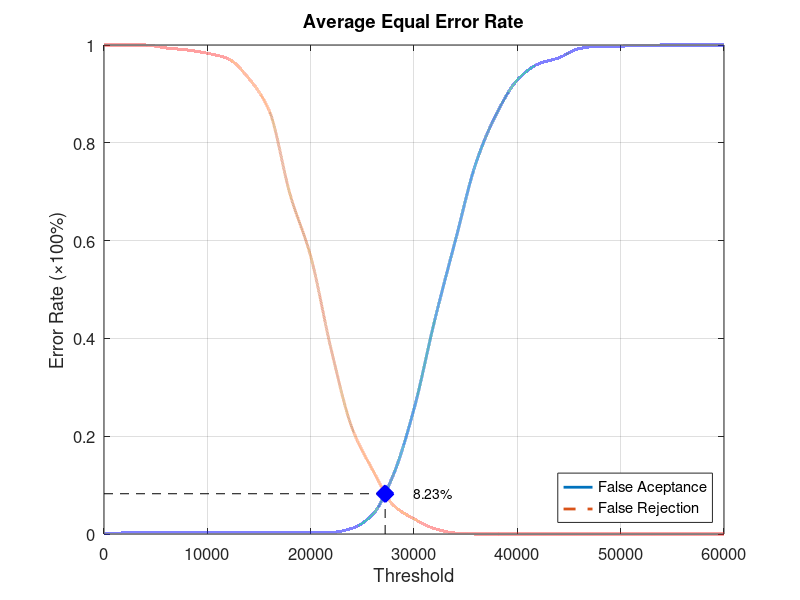
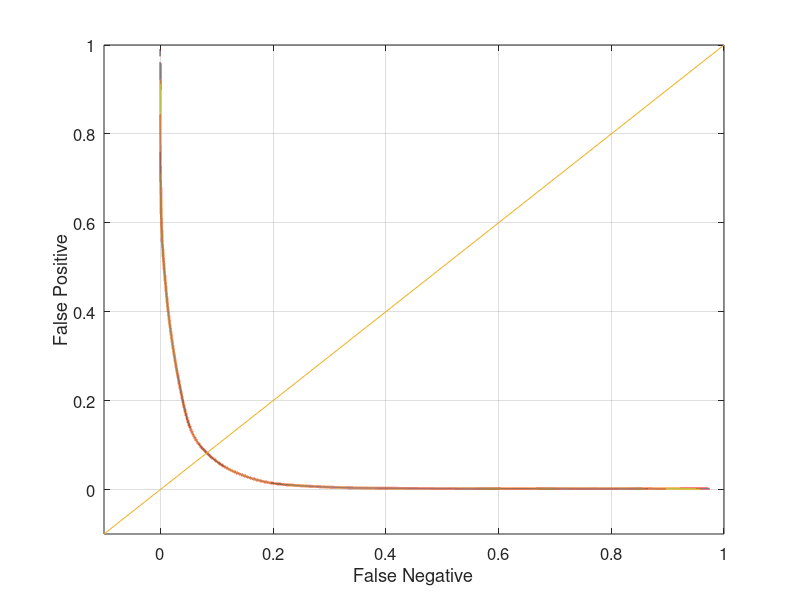

Write MATLAB code to recreate these figures, in order.
function yEER = Database2Average
close all;
clear;
clc;
x = 0:2000:60000;
xq = 0:0.5:60000;

y0 = [0 0.00210526 0.00210526 0.00210526 0.00210526 0.00210526 0.00210526 0.00210526 0.00210526 0.00210526 0.00210526 0.0031579 0.0115789 0.04 0.121053 0.255789 0.436842 0.6 0.758947 0.86 0.928421 0.961053 0.973684 0.992632 0.997895 0.997895 0.998947 1 1 1 1];
yy0 = interp1(x, y0, xq, 'pchip');
y1 = [1 1 1 0.994 0.99 0.983 0.972 0.932 0.865 0.695 0.568 0.376 0.217 0.131 0.059 0.031 0.011 0.002 0 0 0 0 0 0 0 0 0 0 0 0 0];
yy1 = interp1(x, y1, xq, 'pchip');

% Calculating EER: 
y2 = abs(y0 - y1);
find(y2 == min(y2))
yy2 = abs(yy0 - yy1);
xEER = find(yy2 == min(yy2));
xEERIndex = xq(xEER) % X-axis EER
yEER = yy0(xEER) % Y-axis EER

main = figure
plot(xq, yy0,'-','LineWidth', 2);	hold on
plot(xq, yy1,'--','LineWidth', 2);	hold on
plot([xEERIndex xEERIndex], [0 yEER], 'k--');	hold on
plot([0 xEERIndex], [yEER yEER], 'k--');	hold on
plot(xEERIndex, yEER, 'bx', 'LineWidth', 10);	hold on
text(xEERIndex + 10 * xEERIndex / 100, yEER, [num2str(round((10000 * yEER)) / 100) '%'])
legend('False Aceptance', 'False Rejection', 'Location', 'SouthEast')
xlabel('Threshold')
ylabel('Error Rate (\times100%)')
title('Average Equal Error Rate')
set(gca, 'FontSize', 12)
axis([0 60000 0 1])
grid on

print(main, 'Database2AverageMain', '-dpng');
FNRxFPR = figure('Color', [1 1 1]);
plot(yy1, yy0, '-', yy1, yy0, 'LineWidth', 2);
hold on
y = -0.1:0.1:1
plot(y, y); 
set(gca, 'FontSize', 12)
xlabel('False Negative')
ylabel('False Positive')
axis([-0.1 1 -0.1 1])
set(gca, 'FontSize', 12)
grid on

print(FNRxFPR, 'Database2AverageFNRxFPR','-dpng');
end
